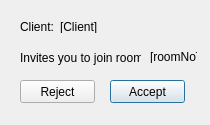
<?xml version="1.0" encoding="UTF-8"?>
<ui version="4.0">
 <class>Dialog</class>
 <widget class="QDialog" name="Dialog">
  <property name="geometry">
   <rect>
    <x>0</x>
    <y>0</y>
    <width>210</width>
    <height>125</height>
   </rect>
  </property>
  <property name="windowTitle">
   <string>Dialog</string>
  </property>
  <widget class="QLabel" name="label">
   <property name="geometry">
    <rect>
     <x>20</x>
     <y>20</y>
     <width>47</width>
     <height>13</height>
    </rect>
   </property>
   <property name="text">
    <string>Client:</string>
   </property>
  </widget>
  <widget class="QLabel" name="senderLabel">
   <property name="geometry">
    <rect>
     <x>60</x>
     <y>20</y>
     <width>47</width>
     <height>13</height>
    </rect>
   </property>
   <property name="text">
    <string>[Client]</string>
   </property>
  </widget>
  <widget class="QLabel" name="label_3">
   <property name="geometry">
    <rect>
     <x>20</x>
     <y>50</y>
     <width>121</width>
     <height>16</height>
    </rect>
   </property>
   <property name="text">
    <string>Invites you to join room:</string>
   </property>
  </widget>
  <widget class="QLabel" name="roomNoLabel">
   <property name="geometry">
    <rect>
     <x>150</x>
     <y>50</y>
     <width>47</width>
     <height>13</height>
    </rect>
   </property>
   <property name="text">
    <string>[roomNo]</string>
   </property>
  </widget>
  <widget class="QPushButton" name="AcceptButton">
   <property name="geometry">
    <rect>
     <x>110</x>
     <y>80</y>
     <width>75</width>
     <height>23</height>
    </rect>
   </property>
   <property name="text">
    <string>Accept</string>
   </property>
  </widget>
  <widget class="QPushButton" name="RejectButton">
   <property name="geometry">
    <rect>
     <x>20</x>
     <y>80</y>
     <width>75</width>
     <height>23</height>
    </rect>
   </property>
   <property name="text">
    <string>Reject</string>
   </property>
  </widget>
 </widget>
 <resources/>
 <connections/>
</ui>
